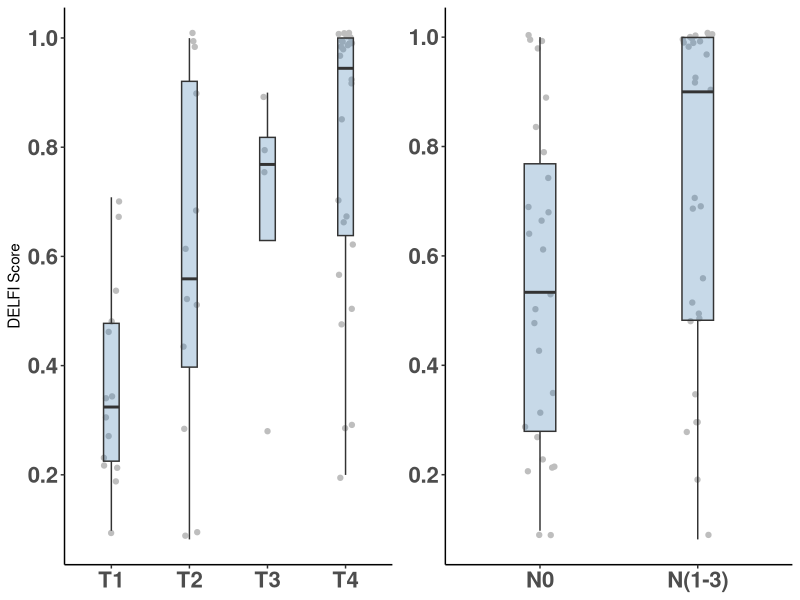
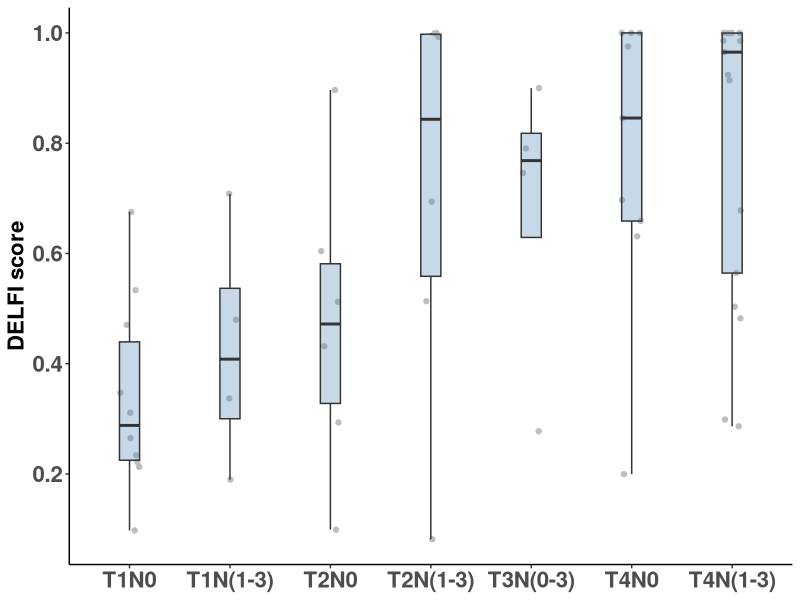

The R source for these figures, in order:
## ---- chunk 1
knitr::opts_chunk$set(autodep = TRUE)
## ---- chunk 2
library(readxl)
library(ggplot2)
library(here)
## ---- chunk 3
TNM_stage_DELFI <- read_excel(here("data", "TNM_stage_DELFI_4a.xlsx"))
a<-TNM_stage_DELFI

##T stage

b<-ggplot(a,aes(x=`T stage group`,y=score_seq))+geom_jitter(width=0.1, color="gray", height=0.01)+ geom_boxplot(fill="steelblue", alpha=0.3, outlier.shape=NA, width=0.2) + theme_classic() 
c<-b+theme(axis.text.x = element_text(size=16, face="bold"),axis.text.y = element_text(size=16, face="bold"))
d<-c+theme(axis.title.x = element_blank())+scale_y_continuous(breaks = c(0,0.2, 0.4,0.6,0.8,1))+ylab("DELFI Score")

##N stage

b<-ggplot(a,aes(x=reorder(`N stage group`, reorder),y=score_seq))+geom_jitter(width=0.1, color="gray", height=0.01)+ geom_boxplot(fill="steelblue", alpha=0.3, outlier.shape=NA, width=0.2) + theme_classic()
c<-b+theme(axis.text.x = element_text(size=16, face="bold"),axis.text.y = element_text(size=16, face="bold"))
e<-c+theme(axis.title.x = element_blank(),axis.title.y = element_blank())+scale_y_continuous(breaks = c(0,0.2, 0.4,0.6,0.8,1))

library(ggpubr)
ggarrange(d,e)

## ---- chunk 4

TNM_stage_DELFI <- read_excel(here("data", "TNM_stage_DELFI_4a.xlsx"))
a<-TNM_stage_DELFI


b<-ggplot(a,aes(reorder(x=`TN stage`,reorder),y=a$score_seq))+geom_jitter(width=0.1, color="gray")+ geom_boxplot(fill="steelblue", alpha=0.3, outlier.shape=NA, width=0.2)+theme_classic()+scale_y_continuous(breaks = c(0,0.2, 0.4,0.6,0.8,1))+labs(y="DELFI score")
c<-b+theme(axis.text.x = element_text(size=16, face="bold"),axis.text.y = element_text(size=16, face="bold"), axis.title.x = element_blank(), axis.title.y = element_text(face="bold", size=16))
c

